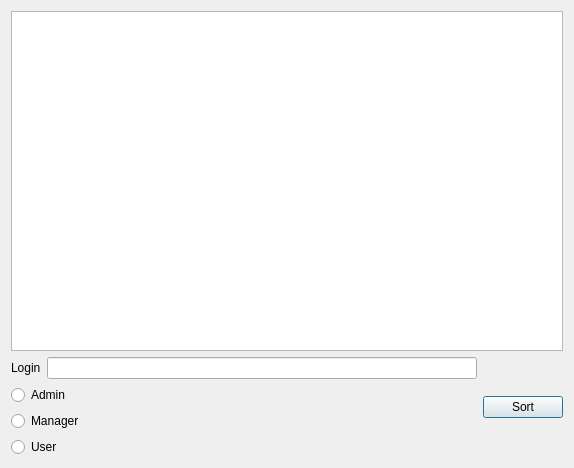
<?xml version="1.0" encoding="UTF-8"?>
<ui version="4.0">
 <class>LPtatle</class>
 <widget class="QDialog" name="LPtatle">
  <property name="geometry">
   <rect>
    <x>0</x>
    <y>0</y>
    <width>574</width>
    <height>468</height>
   </rect>
  </property>
  <property name="windowTitle">
   <string>LPtatle</string>
  </property>
  <layout class="QVBoxLayout" name="verticalLayout_2">
   <item>
    <widget class="QTableView" name="tableView"/>
   </item>
   <item>
    <layout class="QHBoxLayout" name="horizontalLayout_2">
     <item>
      <layout class="QVBoxLayout" name="verticalLayout">
       <item>
        <layout class="QHBoxLayout" name="horizontalLayout">
         <item>
          <widget class="QLabel" name="label">
           <property name="text">
            <string>Login</string>
           </property>
          </widget>
         </item>
         <item>
          <widget class="QLineEdit" name="lineEdit"/>
         </item>
        </layout>
       </item>
       <item>
        <widget class="QRadioButton" name="ra">
         <property name="text">
          <string>Admin</string>
         </property>
        </widget>
       </item>
       <item>
        <widget class="QRadioButton" name="rm">
         <property name="text">
          <string>Manager</string>
         </property>
        </widget>
       </item>
       <item>
        <widget class="QRadioButton" name="ru">
         <property name="text">
          <string>User</string>
         </property>
        </widget>
       </item>
      </layout>
     </item>
     <item>
      <widget class="QPushButton" name="sort">
       <property name="text">
        <string>Sort</string>
       </property>
      </widget>
     </item>
    </layout>
   </item>
  </layout>
 </widget>
 <layoutdefault spacing="6" margin="11"/>
 <resources/>
 <connections/>
</ui>
